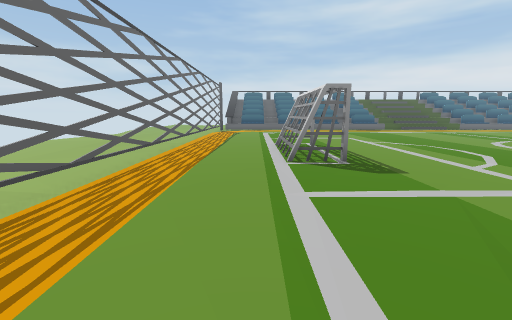
View 1 (above)

24 first-person views from a walk through a Unity game level. The camera is 1.2 m above the floor, tilts 10° down and sees 90° across. The floor is counted in squares, 1 m on a side. Each view is taken from the middle of a square. On the plan, view 1 faces up. The plan holds only what a view shows up to about 12 squares ahead; the rest is blank. The place goes on beyond the plan. Some animated figures are left out. Some surface patterns are stand-ins.

View 2
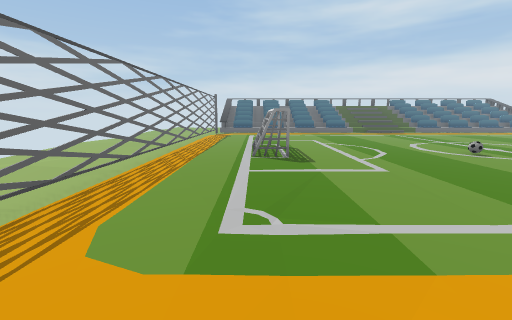

View 3
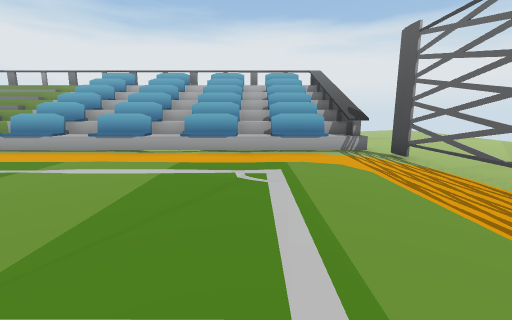

View 4
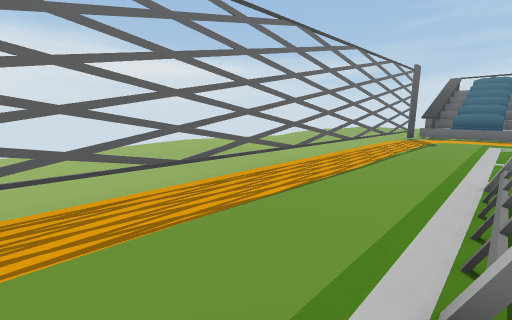

View 5
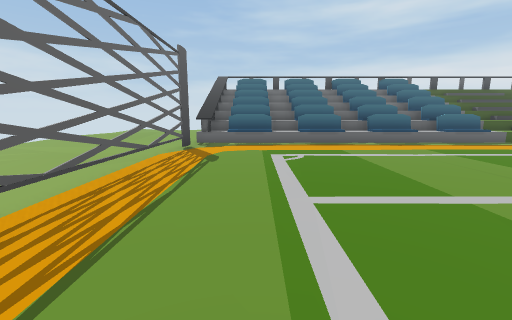

View 6
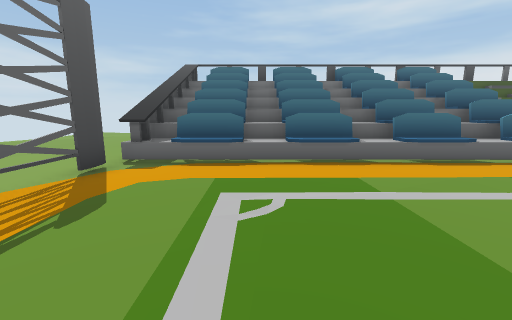

View 7
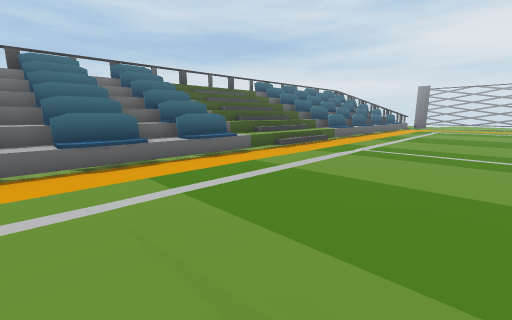

View 8
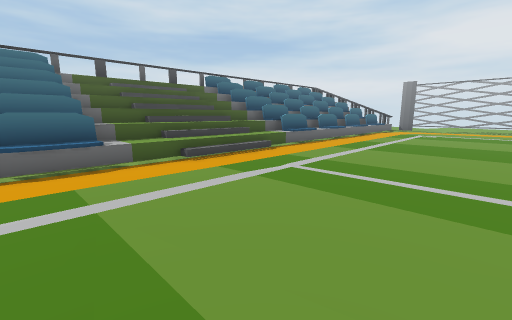

View 9
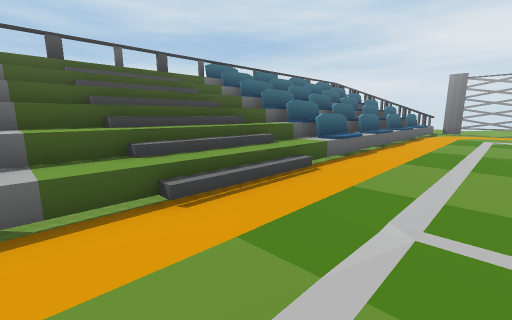

View 10
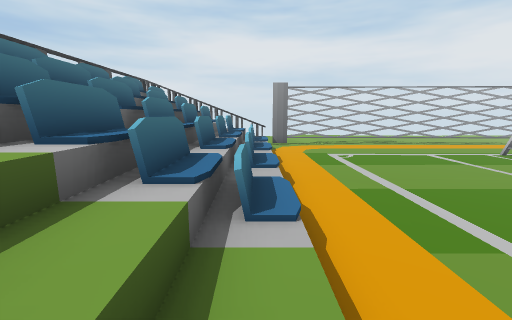

View 11
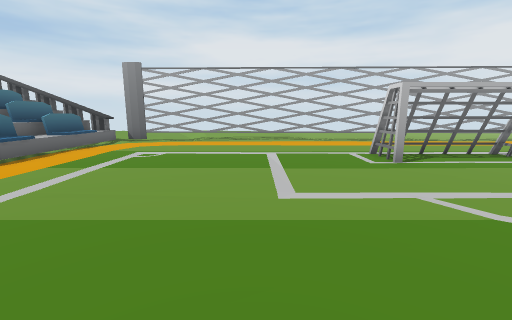

View 12
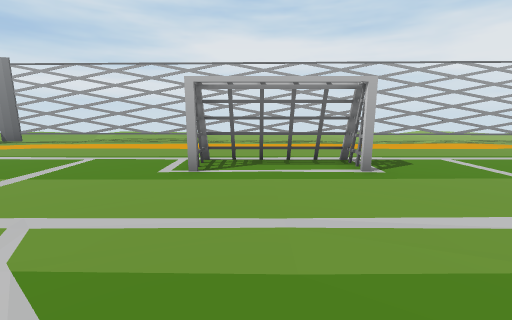

View 13
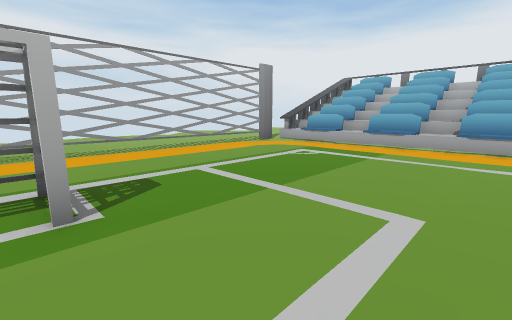

View 14
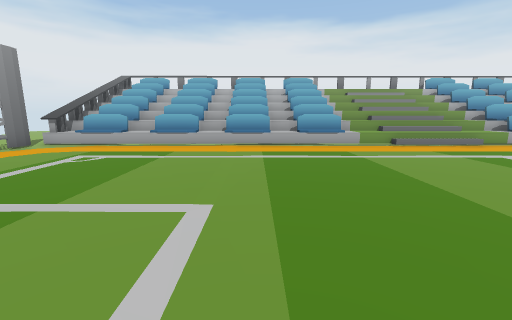

View 15
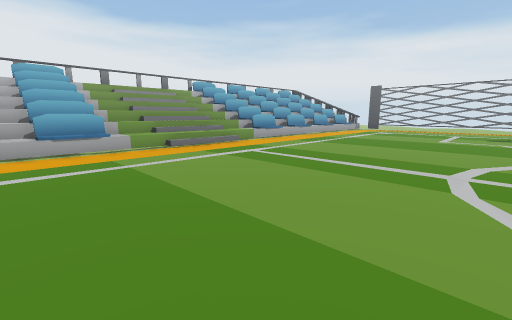

View 16
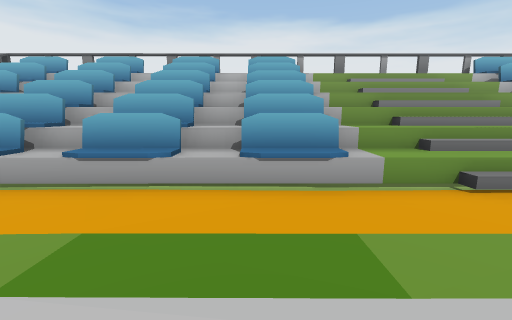

View 17
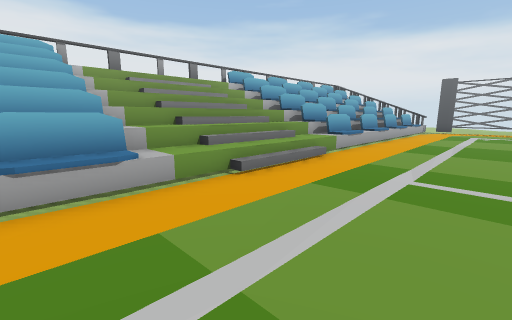

View 18
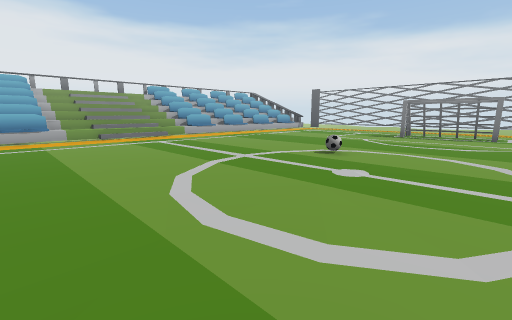

View 19
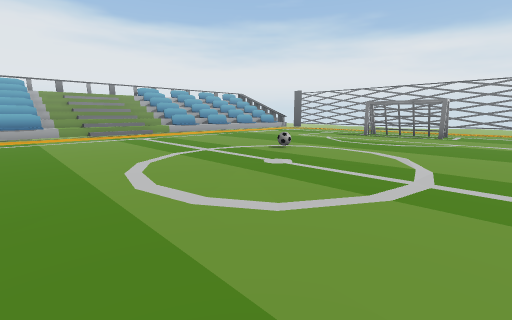

View 20
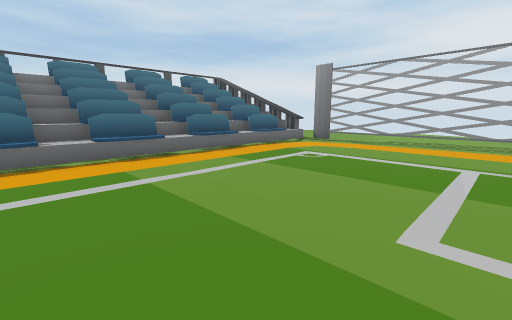

View 21
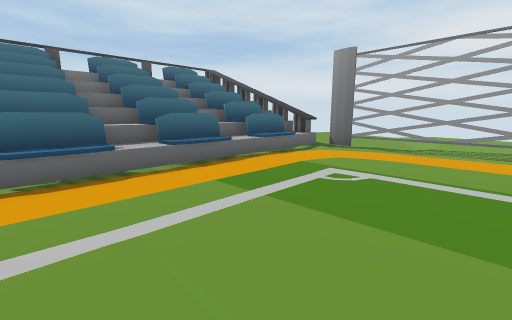

View 22
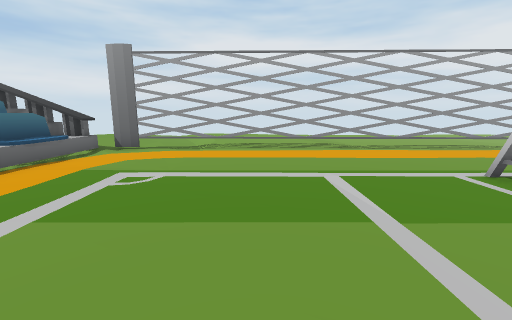

View 23
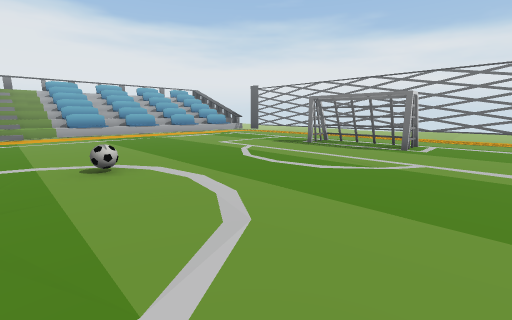

View 24
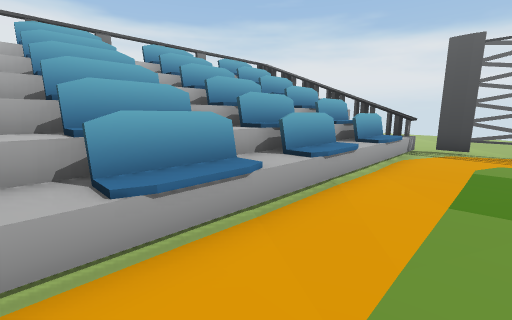

### Floor plan
Key: @ floor where view 1 was taken; # wall or solid block; x gap in a wall; . main floor; : floor 0.5 m higher than the main floor; + floor 1 m higher than the main floor; * floor 1.5 m higher than the main floor; % floor 2.25 m higher than the main floor; / step, stairs or slope; = window, fence, low wall or low ledge; ^ raised ledge; v drop or lower ground; O other object.
Columns run from 3 left of view 1 to 29 right of it. Each row starts with its distance up from view 1.
 27         =====xvvvvxv==v==x==x=
 26  ^===========///////==/==/  /
 25  ^============//////==/==/==/==^^
 24  ^/ // // // ///////////////// ^^
 23  ^  ** **    *//////**/**/  /  ^^
 22 .^===========+//////==/==/==/==^^
 21 .^==O==O==O==://////=//=//==/==^^
 20 x..............////.............x
 19 #...............................#
 18 x...............................#
 17 x...............................x
 16 x...............................x
 15 x...............................x
 14 x...............................x
 13 x...............................x
 12 x...............................x
 11 x...............................x
 10 x...OO.....................OO...x
  9 x...OO.....................O....x
  8 x...O......................O....x
  7 x...OO.......OO............O....x
  6 x...............................x
  5 x...............................x
  4 x...............................x
  3 x...............................x
  2 x...............................x
  1 x...............................x
  0 x..@............................x
 -1 x...............................x
 -2 #...............................#
 -3 #^./////////////////==/==/==.==^#
 -4 .^==/==/==/==///////==/==/=====^.
 -5 .^==/==/==/==///////==/==/==v==^
 -6  ^== == == == //////==/==/==
 -7  ^==/==/==/==///////==/==/==/=
 -8  ^/    /  /  ///////  /  /%=/%=
 -9  ^    // // ///////////////////
-10  ^xvxvvvvvvxvvxvvvxvvxvvxvvvxxv^

Where each view was taken, in squares from view 1:
view 1: 0 up, 0 right, facing up
view 2: 4 down, 1 right, facing up
view 3: 5 up, 1 right, facing down
view 4: 5 up, 1 right, facing up-left
view 5: 10 up, 0 right, facing up
view 6: 14 up, 1 right, facing up
view 7: 14 up, 4 right, facing up-right
view 8: 14 up, 8 right, facing up-right
view 9: 17 up, 10 right, facing up-right
view 10: 21 up, 14 right, facing right
view 11: 14 up, 17 right, facing right
view 12: 9 up, 18 right, facing right
view 13: 7 up, 20 right, facing down-right
view 14: 7 up, 20 right, facing down
view 15: 6 up, 19 right, facing down-left
view 16: 1 up, 18 right, facing down
view 17: 1 up, 18 right, facing down-left
view 18: 11 up, 18 right, facing down-left
view 19: 13 up, 18 right, facing down-left
view 20: 13 up, 18 right, facing up-right
view 21: 15 up, 20 right, facing up-right
view 22: 15 up, 20 right, facing right
view 23: 13 up, 12 right, facing down-left
view 24: 1 down, 7 right, facing down-left
